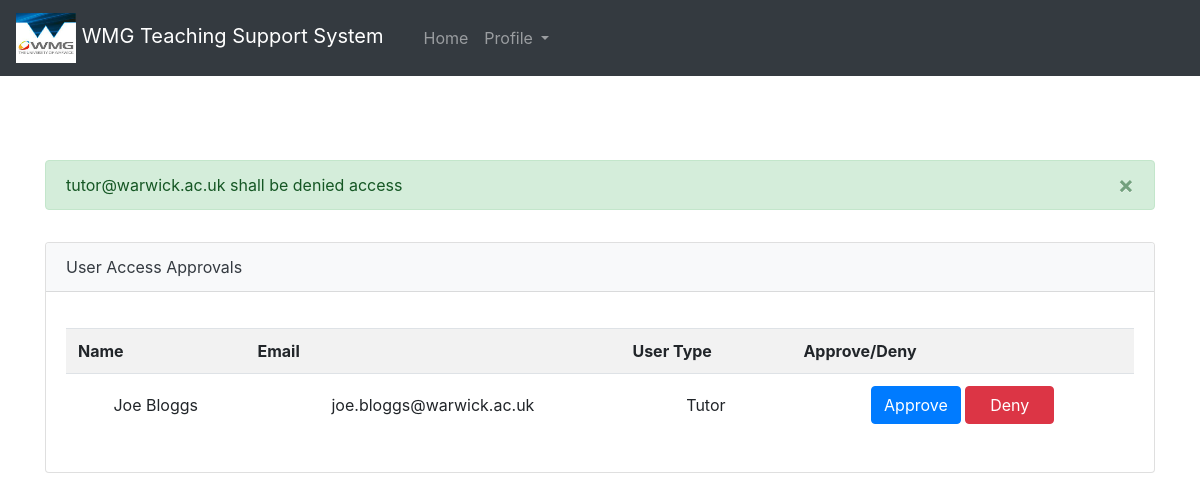
/approvals/deny/tutor@warwick.ac.uk/, run on the app's committed database.
### app.py (models this page shows)
class PendingUser(db.Model, UserMixin):
    id = db.Column(db.Integer, primary_key = True)
    email = db.Column(db.String(100), unique = True, nullable = False)
    password = db.Column(db.String(80), nullable = False)
    fName = db.Column(db.String(20), nullable = False)
    sName = db.Column(db.String(30), nullable = False)
    userType = db.Column(db.String(20), nullable = False)

### app.py (the view)
@app.route('/approvals/deny/<email>/')
def denyUser(email):
    users = userAccess.getPendingUserDetails(PendingUser)
    userAccess.denyUser(db, PendingUser, email)
    flash(email + ' shall be denied access')
    return render_template('userApproval.html', title='User Access Approvals', users=users)

### dbUserAccess.py (called while the page is built)
    def getPendingUserDetails(PendingUser):
        users = PendingUser.query.all()
        return users

    def denyUser(db, PendingUser, email):
        users = userAccess.getPendingUserDetails(PendingUser)
        for user in users:
            if user.email == email:
                db.session.delete(user)
                db.session.commit()

### templates/userApproval.html (shortened to what this page needs)
<html lang="en">
<head>
    <link rel="stylesheet" href="https://maxcdn.bootstrapcdn.com/bootstrap/4.5.2/css/bootstrap.min.css">
    <link rel="stylesheet" href="{{ url_for('static', filename = 'userApproval.css') }}">
</head>
<body style="min-height: 75rem; padding-top: 5rem;">
    <nav class="navbar navbar-expand-md navbar-dark fixed-top bg-dark">
        <a class="navbar-brand" href="#">
            <image src="{{url_for('static',filename = 'images/wmglogo.png')}}" width = "60" height = "50" class="d-inline-block align-middle" href="{{ url_for('goHome') }}" alt="">
            WMG Teaching Support System
        </a>
        <div class="navbar" id="navbarSupportedContent">
          <ul class="navbar-nav mr-auto">
            <li class="nav-item">
              <a class="nav-link" href="{{url_for('home')}}">Home</a>
            </li>
            <li class="nav-item dropdown">
              {% if current_user.is_authenticated %}
                <a class="nav-link dropdown-toggle" href="#" id="navbarDropdown" role="button" data-toggle="dropdown" aria-haspopup="true" aria-expanded="false">
                  {{current_user.fName}}'s Profile
                </a>
                <div class="dropdown-menu" aria-labelledby="navbarDropdown">
                  <a class="dropdown-item" href="#">View Profile</a>
                  <a class="dropdown-item" href="#">Settings</a>
                  <div class="dropdown-divider"></div>
                  <a class="dropdown-item" href="{{url_for('logOut')}}">Log Out</a>
                </div>
              {%else%}
                <a class="nav-link dropdown-toggle" href="#" id="navbarDropdown" role="button" data-toggle="dropdown" aria-haspopup="true" aria-expanded="false">
                  Profile
                </a>
              {%endif%}
            </li>
          </ul>
        </div>
    </nav>
    {% with messages = get_flashed_messages() %}
    {% if messages %}
    <div class="container" style="padding-top: 5rem">
      {% for message in messages %}
        <div class="alert alert-success alert-dismissible" role="alert">
        <button type="button" class="close" data-dismiss="alert" aria-label="Close"><span aria-hidden="true">×</span></button>
        {{message}}
        </div>
      {% endfor %}
    </div>
    {% endif %}
    {% endwith %}
    <section class="container" style="padding-top: 1rem;">
        <div class="card">
            <div class="card-header text-dark bg-light mb-3">{{ title }}</div>
            <div class="card-body">
                <table class="table table-striped" id="userApprovalTable">
                    <tr>
                        <th>Name</th>
                        <th>Email</th>
                        <th>User Type</th>
                        <th>Approve/Deny</th>
                    </tr>
                    {% for user in users %}
                    <tr>
                        <td>{{ user.fName }} {{ user.sName }}</td>
                        <td>{{ user.email }}</td>
                        <td>{{ user.userType }}</td>
                        <td>
                          <a class="btn btn-primary" href="/approvals/approve/{{ user.email }}" role="button">Approve</a>
                          <a class="btn btn-danger" style="padding-left: 1.5rem; padding-right: 1.5rem;" href="/approvals/deny/{{ user.email }}" role="button">Deny</a>
                        </td>
                    </tr>
                    {% endfor %}
                </table>
            </div>
        </div>
    </section>
</body>
</html>

### static/userApproval.css (style rules this page uses)
#userApprovalTable td { text-align: center; vertical-align: middle; }

### data on the page
PendingUser: fName "Joe", sName "Bloggs", email "joe.bloggs@warwick.ac.uk", userType "Tutor"

### other printed values
{{ message }} "tutor@warwick.ac.uk shall be denied access"
{{ title }} "User Access Approvals"
